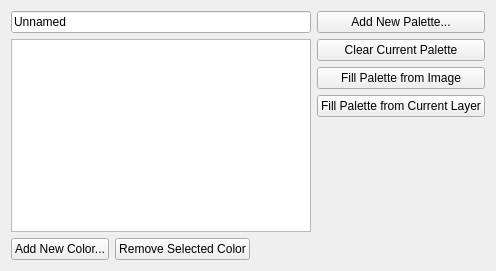
<ui version="4.0" >
 <class>KisWdgCustomPalette</class>
 <widget class="QWidget" name="KisWdgCustomPalette" >
  <property name="geometry" >
   <rect>
    <x>0</x>
    <y>0</y>
    <width>496</width>
    <height>271</height>
   </rect>
  </property>
  <layout class="QGridLayout" >
   <item row="0" column="0" >
    <layout class="QVBoxLayout" >
     <item>
      <widget class="QLineEdit" name="palettename" >
       <property name="text" >
        <string>Unnamed</string>
       </property>
      </widget>
     </item>
     <item>
      <widget class="QListWidget" name="paletteList" />
     </item>
     <item>
      <layout class="QHBoxLayout" >
       <item>
        <widget class="QPushButton" name="addColor" >
         <property name="text" >
          <string>Add New Color...</string>
         </property>
        </widget>
       </item>
       <item>
        <widget class="QPushButton" name="removeColor" >
         <property name="enabled" >
          <bool>true</bool>
         </property>
         <property name="text" >
          <string>Remove Selected Color</string>
         </property>
        </widget>
       </item>
       <item>
        <spacer>
         <property name="orientation" >
          <enum>Qt::Horizontal</enum>
         </property>
         <property name="sizeHint" >
          <size>
           <width>40</width>
           <height>20</height>
          </size>
         </property>
        </spacer>
       </item>
      </layout>
     </item>
    </layout>
   </item>
   <item row="0" column="1" >
    <layout class="QVBoxLayout" >
     <item>
      <widget class="QPushButton" name="addPalette" >
       <property name="text" >
        <string>Add New Palette...</string>
       </property>
      </widget>
     </item>
     <item>
      <layout class="QVBoxLayout" >
       <item>
        <widget class="QPushButton" name="bnClear" >
         <property name="text" >
          <string>Clear Current Palette</string>
         </property>
        </widget>
       </item>
       <item>
        <widget class="QPushButton" name="bnFillFromImage" >
         <property name="text" >
          <string>Fill Palette from Image</string>
         </property>
        </widget>
       </item>
       <item>
        <widget class="QPushButton" name="bnFillFromLayer" >
         <property name="text" >
          <string>Fill Palette from Current Layer</string>
         </property>
        </widget>
       </item>
      </layout>
     </item>
     <item>
      <spacer>
       <property name="orientation" >
        <enum>Qt::Vertical</enum>
       </property>
       <property name="sizeHint" >
        <size>
         <width>20</width>
         <height>161</height>
        </size>
       </property>
      </spacer>
     </item>
    </layout>
   </item>
  </layout>
 </widget>
 <resources/>
 <connections/>
</ui>
